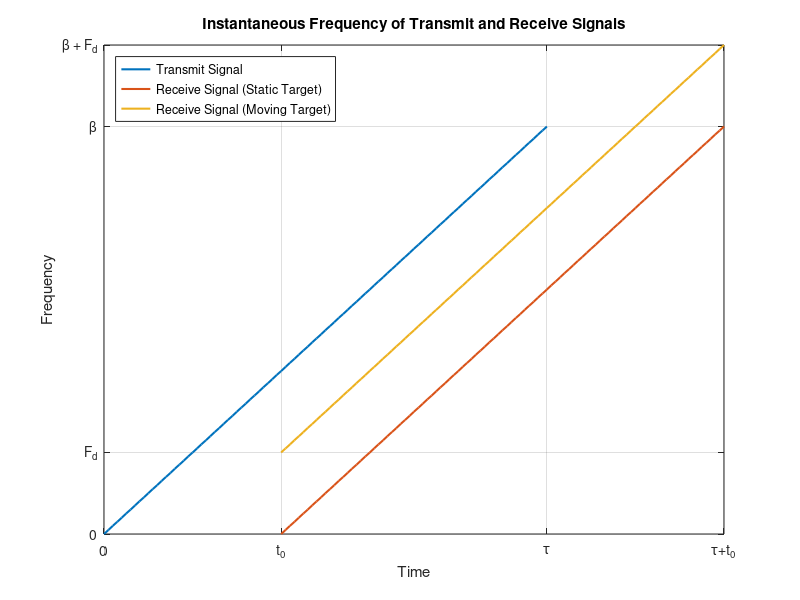
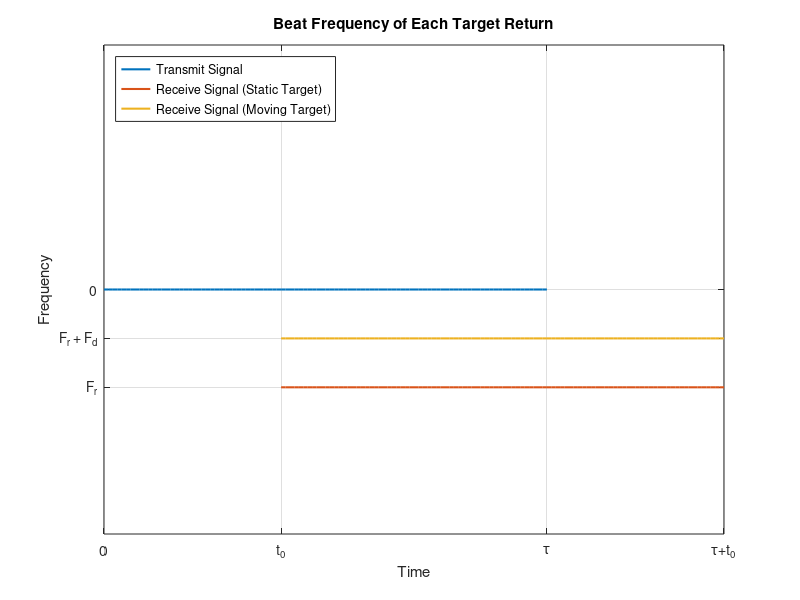
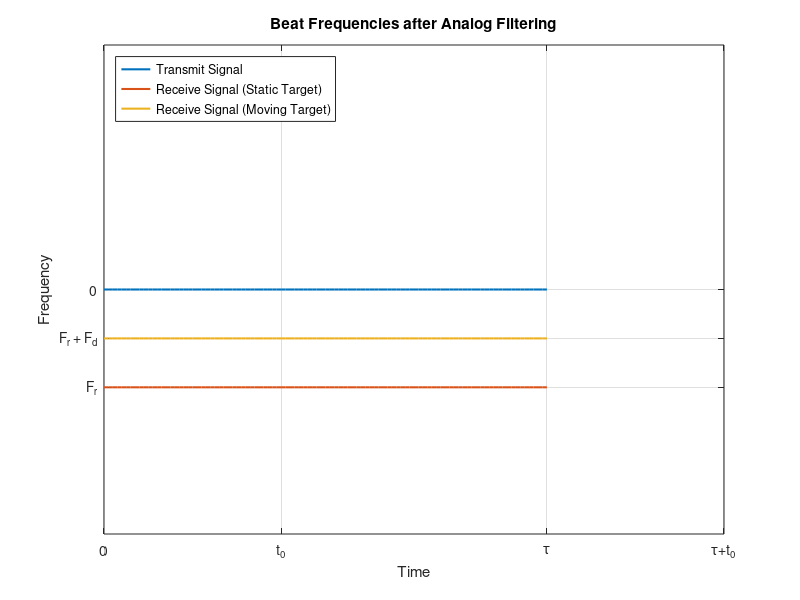

These figures' MATLAB source, in order:
% Author: O. Sowatzke
%
% Updated: 12/01/2022
%
% Subject : Function generates helper plots used in report

%% Instantaneous Frequencies for Transmit and Receive Signals
% array of frequencies and times for plotting (arbitrarily chosen)
f = 0:0.01:1;
t = 0:0.01:1;

% time offset
t0 = 0.4;

% frequency offset
fd = 0.2;

% create figure
figure(1)
clf;

% plot instantaneous frequency of transmit signal
plot(t,f,'LineWidth',1.5);
hold on;

% compute times of received signals (delayed by t0)
t = t + t0;

% plot instantaneous frequency of receive signal (static target)
plot(t,f,'LineWidth',1.5);

% apply doppler shift for moving target
f = f + fd;

% plot instantaneous frequency of receive signal (moving target)
plot(t,f,'LineWidth',1.5);

% label time axis
xticks([0, t0, 1, 1+t0])
xticklabels({'0','t_0','\tau','\tau+t_0'});

% label frequency axis
yticks([0, fd, 1, 1+fd])
yticklabels({'0','F_d','\beta','\beta + F_d'});

% add labels to plot
grid on;
xlabel('Time');
ylabel('Frequency')
legend({'Transmit Signal','Receive Signal (Static Target)','Receive Signal (Moving Target)'},'location','northwest');
title('Instantaneous Frequency of Transmit and Receive Signals')

%% Beat Frequencies for Target Returns
% create figure
figure(2)
clf;

% array of times
t = 0:0.01:1;

% zero beat frequency for transmit signal (mixes down to DC)
f = zeros(1,length(t));

% plot beat frequency of transmit signal
plot(t,f,'LineWidth',1.5);
hold on;

% add time offset for received signal
t = t + t0;

% compute beat frequency of received signal (negative for upchirp)
f = -t0*ones(1,length(t));

% plot beat frequency of received signal (static target)
plot(t,f,'LineWidth',1.5);

% apply frequency offset for moving target
f = f + fd;

% plot beat frequency of received signal (static target)
plot(t,f,'LineWidth',1.5);

% scale frequency axis
ylim([-1 1]);

% label time axis
xticks([0, t0, 1, 1+t0]);
xticklabels({'0','t_0','\tau','\tau+t_0'});

% label frequency axis
yticks([-t0 -t0+0.2 0]);
yticklabels({'F_r','F_r + F_d','0'});

% add labels to plot
grid on;
xlabel('Time');
ylabel('Frequency')
title('Beat Frequency of Each Target Return')
legend({'Transmit Signal','Receive Signal (Static Target)','Receive Signal (Moving Target)'},'location','northwest');

%% Beat Frequencies of Target Returns after Group Delay Correction
% create new figure
figure(3)
clf;

% array of times
t = 0:0.01:1;

% zero beat frequency for transmit signal (mixes down to DC)
f = zeros(1,length(t));

% plot beat frequency of transmit signal
plot(t,f,'LineWidth',1.5);
hold on;

% compute beat frequency of received signal (negative for upchirp)
f = -t0*ones(1,length(t));

% plot beat frequency of received signal (static target)
plot(t,f,'LineWidth',1.5);

% apply frequency offset for moving target
f = f + fd;

% plot beat frequency of received signal (static target)
plot(t,f,'LineWidth',1.5);

% scale frequency axis
ylim([-1 1]);

% scale time axis
xlim([0 1+t0]);

% label time axis
xticks([0, t0, 1, 1+t0]);
xticklabels({'0','t_0','\tau','\tau+t_0'});

% label frequency axis
yticks([-t0 -t0+0.2 0]);
yticklabels({'F_r','F_r + F_d','0'});

% add labels to plot
xlabel('Time');
ylabel('Frequency')
title('Beat Frequencies after Analog Filtering')
legend({'Transmit Signal','Receive Signal (Static Target)','Receive Signal (Moving Target)'},'location','northwest');
grid on;